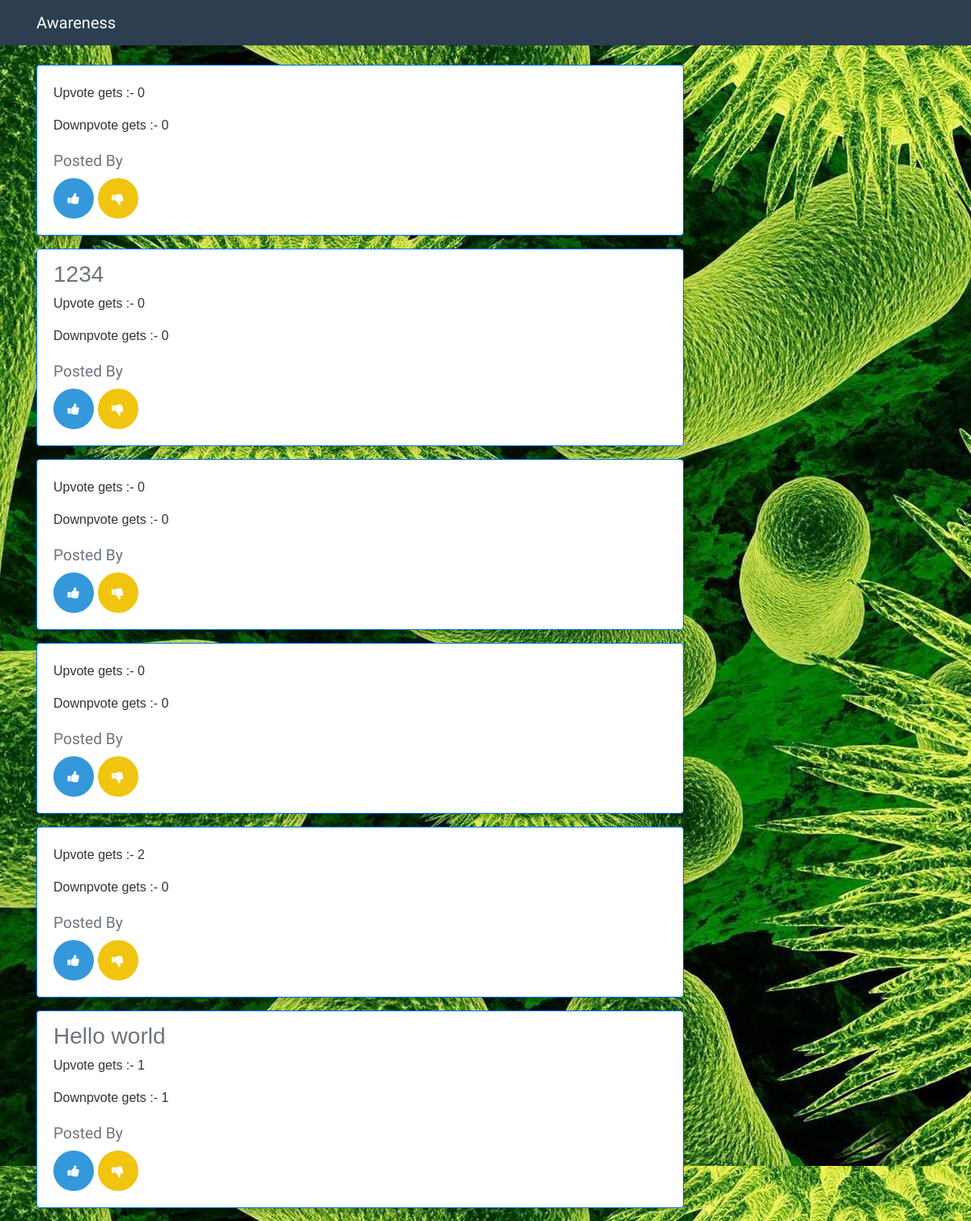
The app's page /awareness/viewreply/1/ with its own data.
### awareness/models.py (models this page shows, shortened)
class Answer(models.Model):
    user = models.ForeignKey(UserProfile,on_delete=models.CASCADE)
    reply = models.TextField()
    upvote = models.IntegerField(default = 0)
    downvote = models.IntegerField(default = 0)
    post = models.ForeignKey(Post,related_name='Reply',on_delete=models.CASCADE)

### awareness/views.py (the view)
# urls.py: path('viewreply/<id>/',viewreply),
def viewreply(request,id):
    post = Post.objects.get(id = id)
    replies = Answer.objects.filter(post = post)
    context = {
        'replies':replies
    }
    return render(request,'awareness/showreply.html',context)

### awareness/templates/awareness/showreply.html
{% load static %}
{% include 'awareness/header.html' %}
{% for reply in replies %}
<div class="container">
    <div class="design">
        <div class="card border-primary mb-3" style="width: 50rem;">
            <div class="card-body">
                <h3 class="card-subtitle mb-2 text-muted" style="font-family: 'Fira Sans Condensed', sans-serif;">
                    {{reply.reply}}</h3>
                <p class="card-text" style="font-family: 'Fira Sans Condensed', sans-serif;"> Upvote gets :-
                    {{reply.upvote}}</p>
                <p class="card-text" style="font-family: 'Fira Sans Condensed', sans-serif;"> Downpvote gets :-
                    {{reply.downvote}}</p>
                <h4 class="card-text"><small class="text-muted">Posted By </small></h4>
                <button class="btnn3"><a href="upvote/{{reply.id}}/"><i class="fa fa-thumbs-up"
                            aria-hidden="true"></i><a></button>
                <button class="btnn4"><a href="downvote/{{reply.id}}/"><i class="fa fa-thumbs-down"
                            aria-hidden="true"></i></a></button>
            </div>
        </div>
    </div>
</div>
{% endfor %}
{% include 'awareness/footer.html' %}

### awareness/static/awareness/home.css (style rules this page uses)
body { background: url(../images/img30.jpg); background-attachment: fixed; color: #333333; margin-top: 5rem; }
h1, h2, h3, h4, h5, h6 { color: #fff; }
.container h2, p, h4 { font-family: 'Dancing Script', cursive; }
.btnn3 { border: 3px solid rgba(52, 152, 219,1.0); background-color: rgba(52, 152, 219,1.0); height: 50px; width: 50px; border-radius: 50px; }
.btnn3 .fa { color: #fff; }
.btnn4 { border: 3px solid rgba(241, 196, 15,1.0); background-color: rgba(241, 196, 15,1.0); height: 50px; width: 50px; border-radius: 50px; }
.btnn4 .fa { color: #fff; }
.card { box-shadow: 0 4px 8px 0 rgba(0,0,0,0.2); transition: 0.3s; }

### records on screen
Answer: upvote "0", downvote "0"
Answer: reply "1234", upvote "0", downvote "0"
Answer: upvote "0", downvote "0"
Answer: upvote "0", downvote "0"
Answer: upvote "2", downvote "0"
Answer: reply "Hello world", upvote "1", downvote "1"
